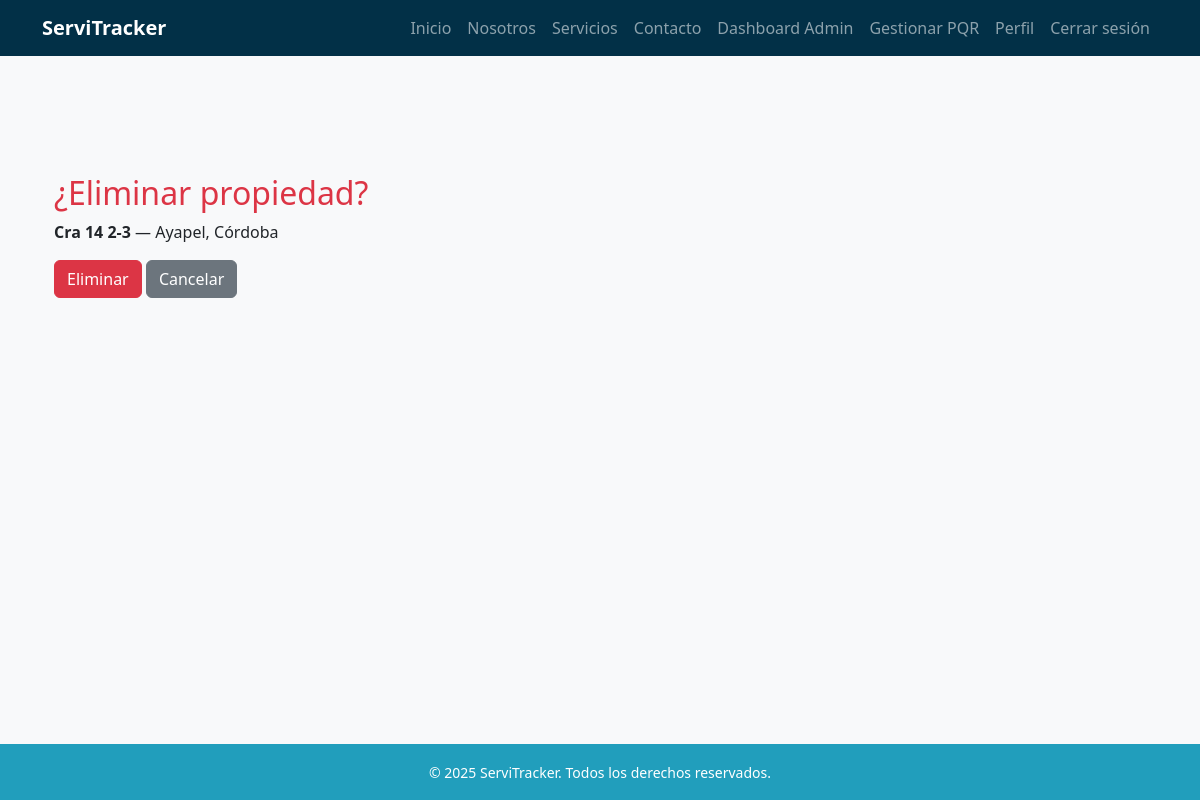
Page /propiedades/1/eliminar/ (signed in) on the committed database.
### propiedades/models.py (models this page shows, shortened)
class Propiedad(models.Model):
    usuario = models.ForeignKey(
        settings.AUTH_USER_MODEL,
        on_delete=models.CASCADE,
        related_name='propiedades'
    )
    departamento = models.CharField(max_length=100)
    ciudad = models.CharField(max_length=100)
    direccion = models.CharField(max_length=200)
    activa = models.BooleanField(default=True)

### propiedades/views.py (the view)
# urls.py: path('<int:pk>/eliminar/', views.eliminar_propiedad, name='eliminar_propiedad'),
@user_passes_test(lambda u: u.is_staff or u.rol == "administrador")
def eliminar_propiedad(request, pk):
    propiedad = get_object_or_404(Propiedad, pk=pk)
    if request.method == 'POST':
        propiedad.delete()
        return redirect('lista_propiedades')
    return render(request, 'propiedades/eliminar.html', {'propiedad': propiedad})

### templates/propiedades/eliminar.html (shortened to what this page needs)
{% extends 'base.html' %}
{% block content %}
<div class="container my-5">
    <h2 class="text-danger">¿Eliminar propiedad?</h2>
    <p><strong>{{ propiedad.direccion }}</strong> — {{ propiedad.ciudad }}, {{ propiedad.departamento }}</p>
    <form method="post" class="mt-3">
        <button type="submit" class="btn btn-danger">Eliminar</button>
        <a href="{% url 'lista_propiedades' %}" class="btn btn-secondary">Cancelar</a>
    </form>
</div>
{% endblock %}

### static/css/style.css (style rules this page uses)
:root { --blue-light: #8ecae6; --blue-mid: #219ebc; --blue-deep: #126782; --blue-dark: #023047; --yellow: #ffb703; --orange-light: #fd9e02; --orange-dark: #fb8500; --green-light: #198754; --green-dark: #146c43; }
body { font-family: 'Segoe UI', sans-serif; background-color: #f8f9fa; padding-top: 70px; min-height: 100vh; display: flex; flex-direction: column; }

### rows in the picture
Propiedad: direccion "Cra 14 2-3", ciudad "Ayapel", departamento "Córdoba"
